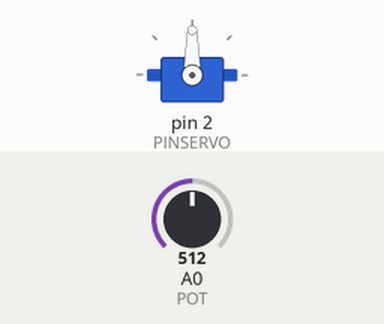
The sketch below on a simulated Arduino Uno, built with avr-gcc and run on an emulated ATmega328P. On the bench: servo. Inputs (shaded band) come from the test bench; at power-on: A0 (POT) = 512.

Above: at 1.2 s.
1.3 s: A0 (POT) set to 716
At 1.7 s:
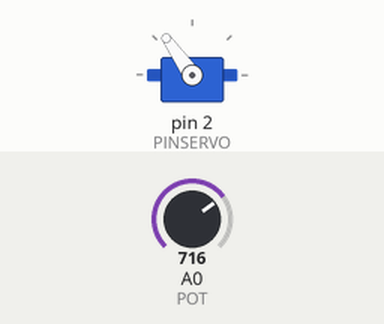
2.8 s: A0 (POT) set to 900
At 3.9 s:
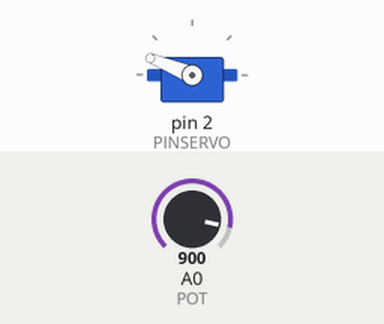
4.3 s: A0 (POT) set to 1023
At 4.9 s:
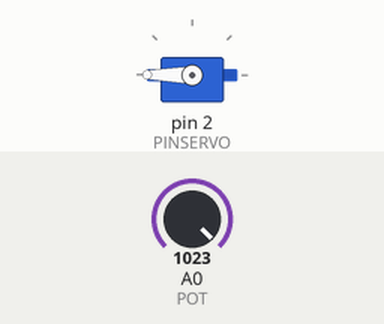
5.8 s: A0 (POT) set to 306
At 7.0 s:
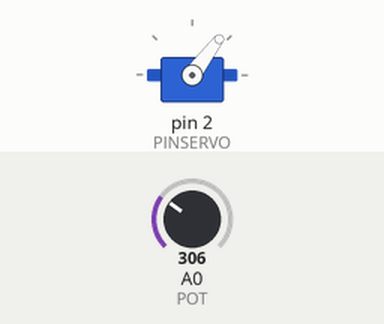
7.3 s: A0 (POT) set to 122
At 8.1 s:
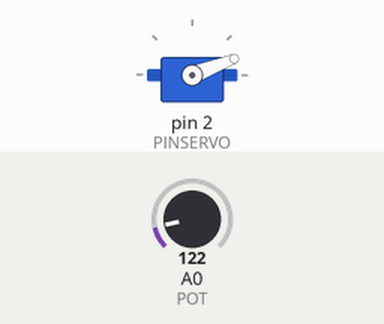
Timing chart, 0 to 9.8 s (numbered marks = the images above; inputs shaded):
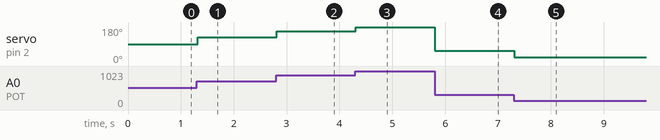

The sketch:

manejo_de_servo_con_potenciometro.ino
```cpp
// permite controlar un servo de giro 180° mediante el unso de un potenciometro
#include <Servo.h>//inicializa la libriria servo
Servo servo1;
int PINSERVO=2;
int PULSOMIN=750;//cero grados, estos datos se debe graduar conectado el
int PULSOMAX=1350;//giro de 180
int VALORPOT=A0; //potenciometro designado al pin analogico A0
int ANGULO; //variable para que se asigne valores leidos de acurdo a la posicion del potenciometro
int POT=0;//valor inicial del potenciometro

void setup(){
  servo1.attach(PINSERVO,PULSOMIN,PULSOMAX); //asigna las variables al servo
}

void loop(){
  VALORPOT=analogRead(POT);// lee los valores del potenciometro
  ANGULO=map (VALORPOT,0,1023,0,180);// asigna rango valor del potenciometro de  0 a 1023 y su correspondencia con lo angulos de 0 a 180
  servo1.write (ANGULO);//escribe o envía el valor leido en el servo
  delay(20);// tiempo de espera entre pulso
}
//https://www.youtube.com/watch?v=6bPVZg17vKc (ver explicacion y esqyema de conexion en este video)
//diagrama de conexion ver en https://github.com/RafaelLandy/Aprendiendo_arduino/blob/master/Servo%20controlado%20con%20potenciometro.png
```

Measured:
- after the input at 1.3 s, servo on pin 2 (PINSERVO): 90° → 125° at once
- after the input at 2.8 s, servo on pin 2 (PINSERVO): 125° → 158° at once
- after the input at 4.3 s, servo on pin 2 (PINSERVO): 158° → 180° at once
- after the input at 5.8 s, servo on pin 2 (PINSERVO): 180° → 53° at once
- after the input at 7.3 s, servo on pin 2 (PINSERVO): 53° → 21° at once
